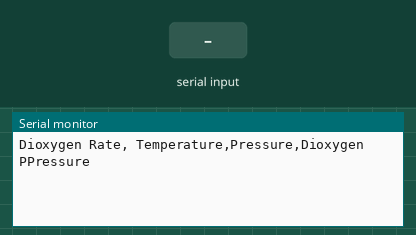
Recording of a sketch running on a simulated ESP32. On the bench: the last lines printed to the serial monitor. Inputs (shaded band) come from the test bench. Nothing arrives over Bluetooth unless stated; a phone connects over Bluetooth LE 3 s after start.

Above: at 1.2 s.
1.3 s: "-\n" received over the second serial link
At 3.5 s:
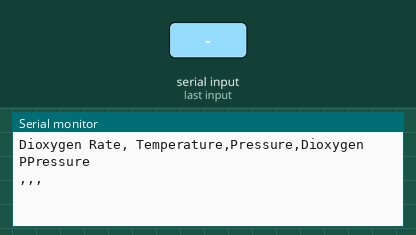
3.8 s: "90,45,200\n" received over the second serial link
At 5.7 s:
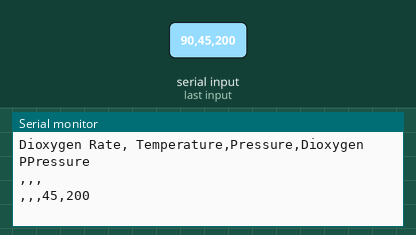
6.3 s: "90,45,200,10\n" received over the second serial link
At 8.8 s:
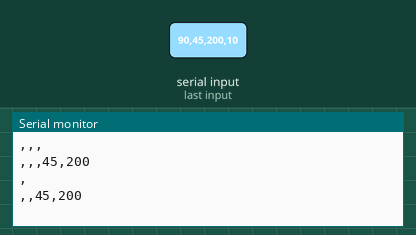

The sketch:

LOX02_BLE_esp32.ino
```cpp
/*
This program send luminox LOX-02 data through BLE with an ESP32.
Datas sended are : O2 partial pressure, temperature, pressure and O2 rate
The UUID used are the one from the BLE GATT specifications : https://www.bluetooth.com/specifications/gatt
*/

/* BLE for ESP32 default library on ESP32-arduino framework
/ Inclusion des bibliotheques BLE pour l'environnement ESP-32 Arduino*/
#include <BLEDevice.h>
#include <BLEServer.h>
#include <BLEUtils.h>
#include <BLE2902.h>

/* Hardware Serial is used to define the Serial ports on the ESP32 that has three serial port
// Inclusion de la bibliotheque HardWareSerial qui permet la gestion d autres ports series avec le microcontrolleur ESP32*/
#include <HardwareSerial.h> // add the library to connect with O2 UART sensor through serial


/* LUMINOX DATA
 * The Luminox sensor is by default in stream mode so it send a new string every second
 * Le capteur Luminox LOX-02 est par defaut en mode flux continue, il emet donc une nouvelle chaine de caracteres toute les secondes environ
 * The format of this data are :
 * Le format de ces donnees est le suivant :
  O xxxx.x T yxx.x P xxxx % xxx.xx e xxxx\r\n
  O : dioxygen partial pressure : ppO2 in mbar , pression partielle en dioxygene en millibar
  T : temperature in °C : where y is - or + : temperature en degres Celsius, y est - ou +
  P : pressure in mbar : pression en millibar
  % : dioxygen rate in percent : pourcentage de dioxygene dans l'air
  e : sensor state : 0000 if good, else contact SST Sensing ! : etat du capteur 0000 si il n y pas de souci et sinon il faut contacter le fabricant
   */

//HardwareSerial Serial1(1); // RX (need interrupt capacity), TX, Serial1 is already defined in HardwareSerial.h
String LoxD = ""; // init the value for the LOX data string

//Define the value to collect from the LoxD
//unsigned int dPPO2; // O2 partial pressure in millibar with 1 decimal converted to Pascals with no decimals
uint32_t dPPO2;

//signed short dTemp; // temperature in Celsius degrees with 2 decimals : signed value
int16_t dTemp;

//unsigned int dPressure; // pressure in millibar with 0 decimal converted to Pascals with no decimals
uint32_t dPressure;

//unsigned int dO2; //%  O2 rate in percent with 2 decimals
uint16_t dO2;
// sO2 = "000.00" : possible peut être pour reserver directement l'espace necessaire pour stocker la donnee

/*
 *Server pointer and BLE characteristics pointers
 *Declaration du serveur et des pointeurs pour les caracteristiques BLE
 */
BLEServer* pServer = NULL;
BLECharacteristic* pPPO2 = NULL;
BLECharacteristic* pTemp = NULL;
BLECharacteristic* pPressure = NULL;
BLECharacteristic* pO2 = NULL;

/*
 *Value to store the BLE server connection state
 *Valeurs d'états de la connection BLE pour déterminer si il faut emettre les notifications ou non
 */
bool deviceConnected = false;
bool oldDeviceConnected = false;

/*
 *Format presentation descriptor
 *Définition des format de données pour le descripteur 0x2904 conforme à la norme BLE GATT
 */

uint8_t presentationPPO2[] = {
  0x08, // Format = 8 = "unsigned 32-bit integer"
  0x01, // Exponent = 1
  0x24, // Unit = 0x2724 = "pressure (pascal)" (low byte)
  0x27, // ditto (high byte)
  0x01, // Namespace = 1 = "Bluetooth SIG Assigned Numbers"
  0x00, // Description = 0 = "unknown" (low byte)
  0x00, // ditto (high byte)
};
uint8_t presentationTemp[] = {
  0x0E, // Format = E = "signed 16-bit integer"
  0x02, // Exponent = 2
  0x2F, // Unit = 0x272F = "Celsius temperature" (low byte)
  0x27, // ditto (high byte)
  0x01, // Namespace = 1 = "Bluetooth SIG Assigned Numbers"
  0x00, // Description = 0 = "unknown" (low byte)
  0x00, // ditto (high byte)
};
uint8_t presentationPressure[] = {
  0x08, // Format = 8 = "unsigned 32-bit integer"
  0x01, // Exponent = 1
  0x24, // Unit = 0x2724 = "pressure (pascal)" (low byte)
  0x27, // ditto (high byte)
  0x01, // Namespace = 1 = "Bluetooth SIG Assigned Numbers"
  0x00, // Description = 0 = "unknown" (low byte)
  0x00, // ditto (high byte)
};
uint8_t presentationO2[] = {
  0x06, // Format = 6 = "unsigned 16-bit integer"
  0x02, // Exponent = 2
  0xAD, // Unit = 0x27AD = "percentage" (low byte)
  0x27, // ditto (high byte)
  0x01, // Namespace = 1 = "Bluetooth SIG Assigned Numbers"
  0x00, // Description = 0 = "unknown" (low byte)
  0x00, // ditto (high byte)
};


// Definitions des valeurs pour le service "donnees environnementales" conforme aux definitions de la norme BLE

#define ENV_SERVICE_UUID  BLEUUID((uint16_t)0x181A) // 0x181A is the service for Environnemental Sensing : service pour les capteurs environnementaux
#define TEMP_UUID  BLEUUID((uint16_t)0x2A6E) // 0x2A6E is the characteristic for Temperature from ENV : en degres celsius correspond a un : sint16, Decimal,-2, soit 2 ouchar4 char
#define PRESSURE_UUID BLEUUID((uint16_t)0x2A6D) // 0x2A6D : Pressure in pascal correspond a un : uint32 ,Decimal, -1, soit 2 char

/*Autres caracteristiques potentiellement utiles dans le projet dans le sercice "données environnementales"
0x2A6F : Humidity : pourcentage avec une precision de 0.01%,

//Autres caracteristiques definies hors du service donnees environnementales conforme aux definitions de la norme BLE
//#define TEMPERATURE_CELSIUS_UUID BLEUUID((uint16_t)0x2A1F) // 0x2A1F characteristic for Temperature Celsius
0x2A37 : Heart rate measurement : en battement par minute , uint8
Ox2A19 : Battery Level : niveau de batterie en pourcentage , uint8

*/
/*
 * Universal Unique ID definitions
 * Definitions des identifiants uniques des caractéristiques des donnees sur le dioxygene (generer au hasard et hors norme rendant chaque service et caracteristique unique)
 * Il serait possible de generer un identifiant unique par valeur mesurer par un capteur
*/
#define PPO2_UUID "0000486b-1000-2000-3000-6578706c6f72"
#define PPO2_CHARACTERISTIC_DESCRIPTION "Dioxygen Partial Pressure"
#define O2_UUID "0000486a-1000-2000-3000-6578706c6f72"
#define O2_CHARACTERISTIC_DESCRIPTION "Dioxygen Rate"

/*
 * Callbacks fontion launched by the server when a connection or a disconnection occur
 * Fonction definie par la bibliotheque qui est lancée lorsque l'état du serveur BLE change : événement : connexion et deconnexion
 */
class MyServerCallbacks: public BLEServerCallbacks {
    void onConnect(BLEServer* pServer) {
      deviceConnected = true;
      BLEDevice::startAdvertising(); // needed to support multi-connect, that mean more than one client connected to server
    };

    void onDisconnect(BLEServer* pServer) {
      deviceConnected = false;
    }
};


void setup() {
  /* Init the serial connection through USB
   * Demarrage de la connection serie a travers le port USB
   */
  Serial.begin(115200);

  /* Init the UART connection to the Luminox sensor
   *  Baud Rate, Format,RX,TX)
   */
  Serial1.begin(9600,SERIAL_8N1,22,21); // RX then TX (connect luminox pin 22 of ESP32 to RX of LOX, and pin 21 of ESP32 to TX of LOX)

  /*
   * Mise en reserve d'espace pour stocker la chaine de caracteres emise par le capteur LOX-02
   * Les caracteres '\n' et '\r' compte pour un char
   *   O xxxx.x T yxx.x P xxxx % xxx.xx e xxxx\r\n
   */

  LoxD.reserve(41); // just keep the bytes for the stored data : reservation de la memoire pour la chaine de caracteres : correspond au nombre de caracteres de la chaine envoyee par le LOX

  //Init the BLE Server : Demarrage du serveur BLE
  // Create the BLE Device : Creation du peripherique BLE et definition de son nom qui s'affichera lors du scan : peut contenir une reference unique egalement
  BLEDevice::init("ExplordO2");

  // Create the BLE Server : Creation du serveur BLE et mise en place de la fonction de callback pour savoir si le serveur est connecté et doit commencer à envoyer des notifications
  pServer = BLEDevice::createServer();
  pServer->setCallbacks(new MyServerCallbacks());

  // Create the BLE Service for the Environnemental Sensing Data : Creation du service pour les données environnementales
  BLEService *pEnvService = pServer->createService(ENV_SERVICE_UUID);

  // Create BLE Characteristics : Creation des caractéristiques dans le service des données environnementales
  //pTemp = pEnvService->createCharacteristic(TEMP_UUID,BLECharacteristic::PROPERTY_READ | BLECharacteristic::PROPERTY_NOTIFY | BLECharacteristic::PROPERTY_INDICATE );
  pPPO2 = pEnvService->createCharacteristic(PPO2_UUID,BLECharacteristic::PROPERTY_READ | BLECharacteristic::PROPERTY_NOTIFY );
  pTemp = pEnvService->createCharacteristic(TEMP_UUID,BLECharacteristic::PROPERTY_READ | BLECharacteristic::PROPERTY_NOTIFY );
  pPressure = pEnvService->createCharacteristic(PRESSURE_UUID,BLECharacteristic::PROPERTY_READ | BLECharacteristic::PROPERTY_NOTIFY  );
  pO2 = pEnvService->createCharacteristic(O2_UUID,BLECharacteristic::PROPERTY_READ | BLECharacteristic::PROPERTY_NOTIFY );


  // https://www.bluetooth.com/specifications/gatt/viewer?attributeXmlFile=org.bluetooth.descriptor.gatt.client_characteristic_configuration.xml
  // Create a BLE Descriptor with BLE2902 (which manage the Notify settings)
  pPPO2->addDescriptor(new BLE2902());
  pTemp->addDescriptor(new BLE2902());
  pPressure->addDescriptor(new BLE2902());
  pO2->addDescriptor(new BLE2902());


  // Define a Descriptor for the name of the value for PPO2 and O2 : Definition des descripteurs contenant le nom des valeurs présentées par le serveur
  BLEDescriptor *namePPO2Descriptor = new BLEDescriptor((uint16_t)0x2901); // Characteristic User Description : pour indiquer le nom de la valeur mesurée
  pPPO2->addDescriptor(namePPO2Descriptor);
  namePPO2Descriptor->setValue(PPO2_CHARACTERISTIC_DESCRIPTION);

  BLEDescriptor *nameO2Descriptor = new BLEDescriptor((uint16_t)0x2901); // Characteristic User Description : pour indiquer le nom de la valeur mesurée
  pO2->addDescriptor(nameO2Descriptor);
  nameO2Descriptor->setValue(O2_CHARACTERISTIC_DESCRIPTION);


 //Define the presentation format for each characteristic ( Characteristic Presentation Format) : Définition des descripteurs contenant les informations sur la presentation des valeurs mesurées
  BLEDescriptor *presentationPPO2Descriptor = new BLEDescriptor((uint16_t)0x2904);
  pPPO2->addDescriptor(presentationPPO2Descriptor);
  presentationPPO2Descriptor->setValue(presentationPPO2, sizeof presentationPPO2);

  BLEDescriptor *presentationTempDescriptor = new BLEDescriptor((uint16_t)0x2904);
  pTemp->addDescriptor(presentationTempDescriptor);
  presentationTempDescriptor->setValue(presentationTemp, sizeof presentationTemp);

  BLEDescriptor *presentationPressureDescriptor = new BLEDescriptor((uint16_t)0x2904);
  pPressure->addDescriptor(presentationPressureDescriptor);
  presentationPressureDescriptor->setValue(presentationPressure, sizeof presentationPressure);

  BLEDescriptor *presentationO2Descriptor = new BLEDescriptor((uint16_t)0x2904);
  pO2->addDescriptor(presentationO2Descriptor);
  presentationO2Descriptor->setValue(presentationO2, sizeof presentationO2);


  // Start the service : Demarrage des services sur les données environnementales
  pEnvService->start();

  // Start advertising : Demarrage des notifications pour le client
  BLEAdvertising *pAdvertising = BLEDevice::getAdvertising();
  pAdvertising->addServiceUUID(ENV_SERVICE_UUID);
  pAdvertising->setScanResponse(false);
  pAdvertising->setMinPreferred(0x0);  // set value to 0x00 to not advertise this parameter
  BLEDevice::startAdvertising();
  //Serial.println("Waiting a client connection to notify... : En attente d'une connection BLE pour notifier");
  Serial.println("Dioxygen Rate, Temperature,Pressure,Dioxygen PPressure");
}

void loop() {
    // notify changed value
    if (Serial1.available()){ //true if new datas are sended by LOX sensor : vrai si des nouvelles données envoyées par le LOX sont disponibles
      LoxD = Serial1.readStringUntil('\r');  // O xxxx.x T yxx.x P xxxx % xxx.xx e xxxx\r\n : format des données récupérées
      //Data extraction for the Serial port print to csv string: Extraction des donnees de la chaine de caracteres envoyee par le LOX-O2 pour le port Serie en csv
      //if (Serial.available()){

              //Serial.println("Dioxygen Rate, Temperature,Pressure,Dioxygen PPressure");
            Serial.println(String(LoxD.substring(28,33)+","+LoxD.substring(12,17)+","+LoxD.substring(20,24)+","+LoxD.substring(3,9)));
           // }
      if (deviceConnected) { // if a BLE device is connected : si un peripherique BLE est connecté
                // Data extraction for the BLE server : Extraction des donnees de la chaine de caracteres envoyee par le LOX-02 pour le BLE
                // O xxxx.x T yxx.x P xxxx % xxx.xx e xxxx\r\n

                dPPO2 = String(LoxD.substring(3,7)+LoxD.charAt(8)+"00").toInt(); // extract from O xxxx.x : xxxxx in millibar with one decimal converted to pascal with one decimal

                dTemp = String(LoxD.substring(13,15)+LoxD.charAt(16)+"0").toInt(); //extract from T yxx.x : xxx0 (add a zero to conform to BLE GATT)
                if (LoxD.charAt(12) == '-'){dTemp = -1 * dTemp;} // deal with the sign if negative T value

                dPressure = String(LoxD.substring(20,24)+"000").toInt(); // extract from P xxxx : xxxx and convert from millibar to pascal (x100)with one decimal(x10)

                dO2 = String(LoxD.substring(28,30)+LoxD.substring(31,33)).toInt(); // extract from % xxx.xx :xxxx O2 rate in percent with two decimal

                //Define new value and notify to connected client : Definition et notification des nouvelles valeurs
                pPPO2->setValue((uint8_t*)&dPPO2, sizeof(dPPO2));
                pPPO2->notify();
                pTemp->setValue((uint8_t*)&dTemp, sizeof(dTemp)); // changed to work with temperature characteristic was 4 before
                pTemp->notify();
                pPressure->setValue((uint8_t*)&dPressure, sizeof(dPressure));
                pPressure->notify();
                pO2->setValue((uint8_t*)&dO2,  sizeof(dO2));
                pO2->notify();

            }
            delay(990); // utilité à vérifier temp à calibrer et gérer

    }

    // disconnecting
    if (!deviceConnected && oldDeviceConnected) {
        delay(500); // give the bluetooth stack the chance to get things ready : si le client n'est pas connecté le capteur retente de proposer des données
        pServer->startAdvertising(); // restart advertising
        Serial.println("start advertising");
        oldDeviceConnected = deviceConnected;
    }
    // connecting
    if (deviceConnected && !oldDeviceConnected) {
        // do stuff here on connecting
        oldDeviceConnected = deviceConnected;
    }

}
```

Measured:
- after the input at 1.3 s, the serial monitor: prints a new line after 1.0 s (image 1)
- after the input at 3.8 s, the serial monitor: prints a new line after 1.0 s (image 2)
- after the input at 6.3 s, the serial monitor: prints a new line after 1.0 s (image 3)
